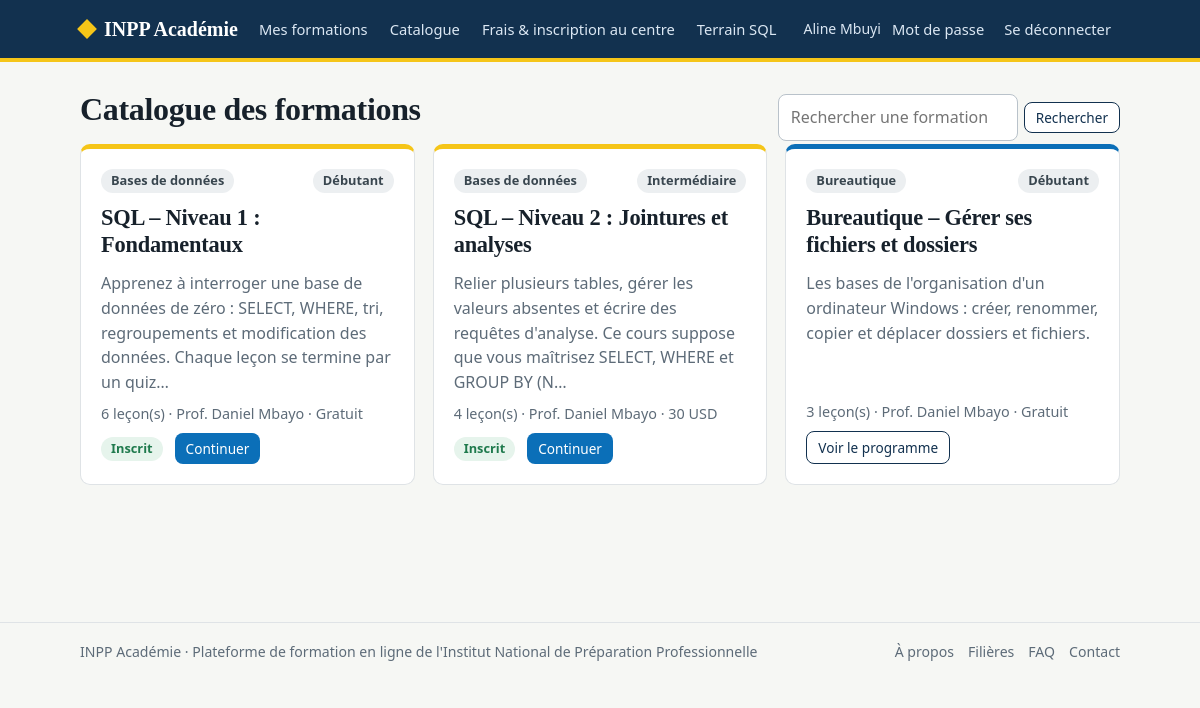
The page /catalogue (signed in) on the database its author committed.
### tables this page shows
CREATE TABLE users (
    id INTEGER PRIMARY KEY AUTOINCREMENT,
    full_name TEXT NOT NULL,
    email TEXT NOT NULL UNIQUE,
    password_hash TEXT NOT NULL,
    role TEXT NOT NULL CHECK (role IN ('formateur', 'stagiaire', 'secretaire')),
    must_change_password INTEGER NOT NULL DEFAULT 0,
    created_by INTEGER REFERENCES users(id) ON DELETE SET NULL,
    created_at TEXT NOT NULL DEFAULT (datetime('now'))
);

CREATE TABLE courses (
    id INTEGER PRIMARY KEY AUTOINCREMENT,
    title TEXT NOT NULL,
    category TEXT NOT NULL DEFAULT 'Général',
    level TEXT NOT NULL DEFAULT 'Débutant',
    description TEXT NOT NULL DEFAULT '',
    fee_amount REAL NOT NULL DEFAULT 0,
    currency TEXT NOT NULL DEFAULT 'USD',
    pass_mark INTEGER NOT NULL DEFAULT 70,
    published INTEGER NOT NULL DEFAULT 1,
    trainer_id INTEGER NOT NULL REFERENCES users(id),
    created_at TEXT NOT NULL DEFAULT (datetime('now'))
);

CREATE TABLE enrollments (
    id INTEGER PRIMARY KEY AUTOINCREMENT,
    user_id INTEGER NOT NULL REFERENCES users(id) ON DELETE CASCADE,
    course_id INTEGER NOT NULL REFERENCES courses(id) ON DELETE CASCADE,
    status TEXT NOT NULL DEFAULT 'pending'
        CHECK (status IN ('pending', 'approved', 'rejected', 'revoked')),
    fee_status TEXT NOT NULL DEFAULT 'unpaid'
        CHECK (fee_status IN ('unpaid', 'paid', 'exempt')),
    requested_at TEXT NOT NULL DEFAULT (datetime('now')),
    decided_at TEXT,
    decided_by INTEGER REFERENCES users(id) ON DELETE SET NULL,
    UNIQUE (user_id, course_id)
);

### app.py (the view)
@app.route("/catalogue")
def catalogue():
    q = request.args.get("q", "").strip()
    sql = ("SELECT c.*, u.full_name AS trainer_name, "
           "(SELECT COUNT(*) FROM lessons l WHERE l.course_id=c.id) AS nb_lessons "
           "FROM courses c JOIN users u ON u.id=c.trainer_id WHERE c.published=1")
    params = []
    if q:
        sql += " AND (c.title LIKE ? OR c.category LIKE ? OR c.description LIKE ?)"
        params = [f"%{q}%"] * 3
    courses = get_db().execute(sql + " ORDER BY c.category, c.id", params).fetchall()
    enrollments = {}
    if g.user:
        enrollments = {r["course_id"]: r for r in get_db().execute(
            "SELECT * FROM enrollments WHERE user_id=?", (g.user["id"],))}
    return render_template("catalogue.html", courses=courses, enrollments=enrollments, q=q)

### app.py (called while the page is built)
def get_db():
    if "db" not in g:
        g.db = database.connect()
    return g.db

def csrf_field():
    if "_csrf" not in session:
        session["_csrf"] = secrets.token_hex(16)
    from markupsafe import Markup
    return Markup(f'<input type="hidden" name="_csrf" value="{session["_csrf"]}">')

@app.before_request
def csrf_protect():
    if request.method == "POST":
        sent = request.form.get("_csrf", "")
        if not sent or not secrets.compare_digest(sent, session.get("_csrf", "")):
            abort(400, "Formulaire expiré. Rechargez la page et recommencez.")

@app.before_request
def load_user():
    g.user = None
    uid = session.get("uid")
    if uid:
        g.user = get_db().execute("SELECT * FROM users WHERE id=?", (uid,)).fetchone()
        if g.user is None:
            session.clear()
    if (g.user and g.user["must_change_password"]
            and request.endpoint not in ("change_password", "logout", "static")):
        return redirect(url_for("change_password"))

@app.context_processor
def inject_nav():
    pending = 0
    if g.get("user") and g.user["role"] == "formateur":
        pending = get_db().execute(
            "SELECT COUNT(*) FROM enrollments e JOIN courses c ON c.id=e.course_id "
            "WHERE c.trainer_id=? AND e.status='pending'", (g.user["id"],)).fetchone()[0]
    return {"pending_total": pending}

### db.py (called while the page is built)
def connect():
    conn = sqlite3.connect(DB_PATH)
    conn.row_factory = sqlite3.Row
    conn.execute("PRAGMA foreign_keys = ON")
    return conn

### templates/catalogue.html (shortened to what this page needs)
{% extends "base.html" %}{% block title %}Catalogue des formations{% endblock %}
{% block content %}
<div class="row between"><h1>Catalogue des formations</h1>
  <form method="get" class="row" style="gap:6px"><input type="search" name="q" value="{{ q }}" placeholder="Rechercher une formation" aria-label="Rechercher" style="width:240px"><button class="btn alt small">Rechercher</button></form>
</div>
<div class="grid">
{% for c in courses %}
  {% set e = enrollments.get(c.id) %}
  <article class="card course-card {{ 'sql' if 'données' in c.category else '' }}">
    <div class="row between"><span class="tag">{{ c.category }}</span><span class="tag">{{ c.level }}</span></div>
    <h2 style="margin:4px 0"><a href="{{ url_for('course_public', course_id=c.id) }}" style="text-decoration:none;color:inherit">{{ c.title }}</a></h2>
    <p>{{ c.description[:150] }}{% if c.description|length > 150 %}…{% endif %}</p>
    <div class="meta">{{ c.nb_lessons }} leçon(s) · {{ c.trainer_name }} · {% if c.fee_amount %}{{ '%g'|format(c.fee_amount) }} {{ c.currency }}{% else %}Gratuit{% endif %}</div>
    <div class="row">
      {% if e %}<span class="tag {{ STATUS[e.status][1] }}">{{ STATUS[e.status][0] }}</span>
        {% if e.status == 'approved' %}<a class="btn small" href="{{ url_for('learn', course_id=c.id) }}">Continuer</a>{% endif %}
      {% else %}<a class="btn alt small" href="{{ url_for('course_public', course_id=c.id) }}">Voir le programme</a>{% endif %}
    </div>
  </article>
{% endfor %}
</div>
{% endblock %}

### templates/base.html (shortened to what this page needs)
<!doctype html>
<html lang="fr">
<head>
<link rel="stylesheet" href="{{ url_for('static', filename='style.css') }}">
</head>
<body>
<header class="topbar noprint"><div class="wrap">
  <a class="brand" href="{{ url_for('index') }}"><i></i>INPP Académie</a>
  <nav>
    {% if g.user and g.user.role == 'formateur' %}
      <a href="{{ url_for('trainer_dashboard') }}">Tableau de bord{% if pending_total %}<span class="badge">{{ pending_total }}</span>{% endif %}</a>
      <a href="{{ url_for('sections_list') }}">Présences</a>
      <a href="{{ url_for('learners') }}">Stagiaires</a>
      <a href="{{ url_for('catalogue') }}">Catalogue</a>
    {% elif g.user and g.user.role == 'secretaire' %}
      <a href="{{ url_for('sec_dashboard') }}">Secrétariat</a>
      <a href="{{ url_for('sec_new') }}">Nouvelle inscription</a>
      <a href="{{ url_for('sec_registry') }}">Registre</a>
      <a href="{{ url_for('sec_jury') }}">Jury</a>
      <a href="{{ url_for('sec_tariffs') }}">Tarifs</a>
    {% elif g.user %}
      <a href="{{ url_for('my_courses') }}">Mes formations</a>
      <a href="{{ url_for('catalogue') }}">Catalogue</a>
    {% else %}
      <a href="{{ url_for('catalogue') }}">Catalogue</a>
      <a href="{{ url_for('filieres_public') }}">Filières</a>
      <a href="{{ url_for('apropos') }}">À propos</a>
    {% endif %}
    {% if not g.user or g.user.role != 'secretaire' %}<a href="{{ url_for('procedure') }}">Frais &amp; inscription au centre</a>{% endif %}
    {% if g.user and g.user.role != 'secretaire' %}<a href="{{ url_for('sql_lab') }}">Terrain SQL</a>{% endif %}
  </nav>
  <div class="who">
    {% if g.user %}
      <span>{{ g.user.full_name }}</span>
      <a class="linkbtn" href="{{ url_for('change_password') }}">Mot de passe</a>
      <form method="post" action="{{ url_for('logout') }}" style="margin:0">{{ csrf_field() }}<button class="linkbtn">Se déconnecter</button></form>
    {% else %}
      <a class="linkbtn" href="{{ url_for('login') }}">Se connecter</a>
      <a class="btn sun small" href="{{ url_for('register') }}">Créer un compte</a>
    {% endif %}
  </div>
</div></header>
<main><div class="wrap">
  {% block content %}{% endblock %}
</div></main>
<footer class="noprint"><div class="wrap">
  <div class="row between">
    <span>INPP Académie · Plateforme de formation en ligne de l'Institut National de Préparation Professionnelle</span>
    <nav class="row" style="gap:14px">
      <a href="{{ url_for('apropos') }}">À propos</a>
      <a href="{{ url_for('filieres_public') }}">Filières</a>
      <a href="{{ url_for('faq') }}">FAQ</a>
      <a href="{{ url_for('contact') }}">Contact</a>
    </nav>
  </div>
</div></footer>
</body>
</html>

### static/style.css (style rules this page uses)
:root { --ink:#17212b;--muted:#5d6b78;--navy:#12314f;--river:#0b6fb8;--sun:#f5c518;--paper:#f6f7f4;--card:#fff;--line:#dfe3e6;--ok:#1f7a4d;--okbg:#e6f4ec;--bad:#b3261e;--badbg:#fdeceb;--warn:#7a5a00;--warnbg:#fff4cc;--infobg:#e7f1fa }
* { box-sizing:border-box }
body { margin:0;font:16px/1.55 "Segoe UI",Roboto,Helvetica,Arial,sans-serif;color:var(--ink);background:var(--paper) }
h1,h2,h3 { font-family:Georgia,"Times New Roman",serif;line-height:1.2;margin:0 0 .5em;letter-spacing:-.01em }
h1 { font-size:2rem }
h2 { font-size:1.4rem }
a { color:var(--river) }
.wrap { max-width:1080px;margin:0 auto;padding:0 20px }
.topbar { background:var(--navy);color:#fff;border-bottom:4px solid var(--sun) }
.topbar .wrap { display:flex;align-items:center;gap:12px;min-height:58px;flex-wrap:wrap }
.brand { font:700 1.25rem Georgia,serif;color:#fff;text-decoration:none;display:flex;align-items:center;gap:10px }
.brand i { width:14px;height:14px;background:var(--sun);display:inline-block;transform:rotate(45deg) }
.topbar nav { display:flex;gap:4px;flex:1;flex-wrap:wrap }
.topbar nav a,.linkbtn { color:#dbe7f3;text-decoration:none;padding:8px 9px;border-radius:6px;font-size:.92rem;background:none;border:0;cursor:pointer;font-family:inherit }
.who { display:flex;align-items:center;gap:2px;font-size:.88rem;color:#dbe7f3 }
main { padding:28px 0 60px;min-height:70vh }
footer { border-top:1px solid var(--line);padding:18px 0;color:var(--muted);font-size:.88rem }
footer a { color:var(--muted);text-decoration:none }
footer .row { flex-wrap:wrap;gap:10px }
.card { background:var(--card);border:1px solid var(--line);border-radius:10px;padding:20px }
.grid { display:grid;grid-template-columns:repeat(auto-fill,minmax(300px,1fr));gap:18px }
.course-card { display:flex;flex-direction:column;gap:8px;border-top:5px solid var(--river) }
.course-card.sql { border-top-color:var(--sun) }
.course-card p { margin:0;color:var(--muted);flex:1 }
.meta { color:var(--muted);font-size:.9rem }
.row { display:flex;gap:12px;align-items:center;flex-wrap:wrap }
.between { justify-content:space-between }
.btn { display:inline-block;background:var(--river);color:#fff;border:0;border-radius:8px;padding:10px 18px;font:600 .95rem inherit;font-family:inherit;text-decoration:none;cursor:pointer }
.btn.alt { background:#fff;color:var(--navy);border:1px solid var(--navy) }
.btn.small { padding:5px 11px;font-size:.85rem }
.tag { display:inline-block;padding:2px 10px;border-radius:999px;font-size:.8rem;font-weight:600;background:#eceff1;color:#39464f }
.tag.ok { background:var(--okbg);color:var(--ok) }
input[type=text],input[type=email],input[type=password],input[type=number],input[type=search],select,textarea { width:100%;padding:10px 12px;border:1px solid #b9c2ca;border-radius:8px;font:inherit;background:#fff }

### rows shown on the page
users: user.full_name "Aline Mbuyi"
courses: category "Bases de données", level "Débutant", title "SQL – Niveau 1 : Fondamentaux", description "Apprenez à interroger une base de données de zéro : SELECT, WHERE, tri, regroupements et modification des données. Chaque leçon se termine par un quiz", nb_lessons "6", trainer_name "Prof. Daniel Mbayo", fee_amount "Gratuit"
enrollments: status "Inscrit"
courses: category "Bases de données", level "Intermédiaire", title "SQL – Niveau 2 : Jointures et analyses", description "Relier plusieurs tables, gérer les valeurs absentes et écrire des requêtes d'analyse. Ce cours suppose que vous maîtrisez SELECT, WHERE et GROUP BY (N", nb_lessons "4", trainer_name "Prof. Daniel Mbayo", fee_amount "30", currency "USD"
enrollments: status "Inscrit"
courses: category "Bureautique", level "Débutant", title "Bureautique – Gérer ses fichiers et dossiers", description "Les bases de l'organisation d'un ordinateur Windows : créer, renommer, copier et déplacer dossiers et fichiers.", nb_lessons "3", trainer_name "Prof. Daniel Mbayo", fee_amount "Gratuit"
